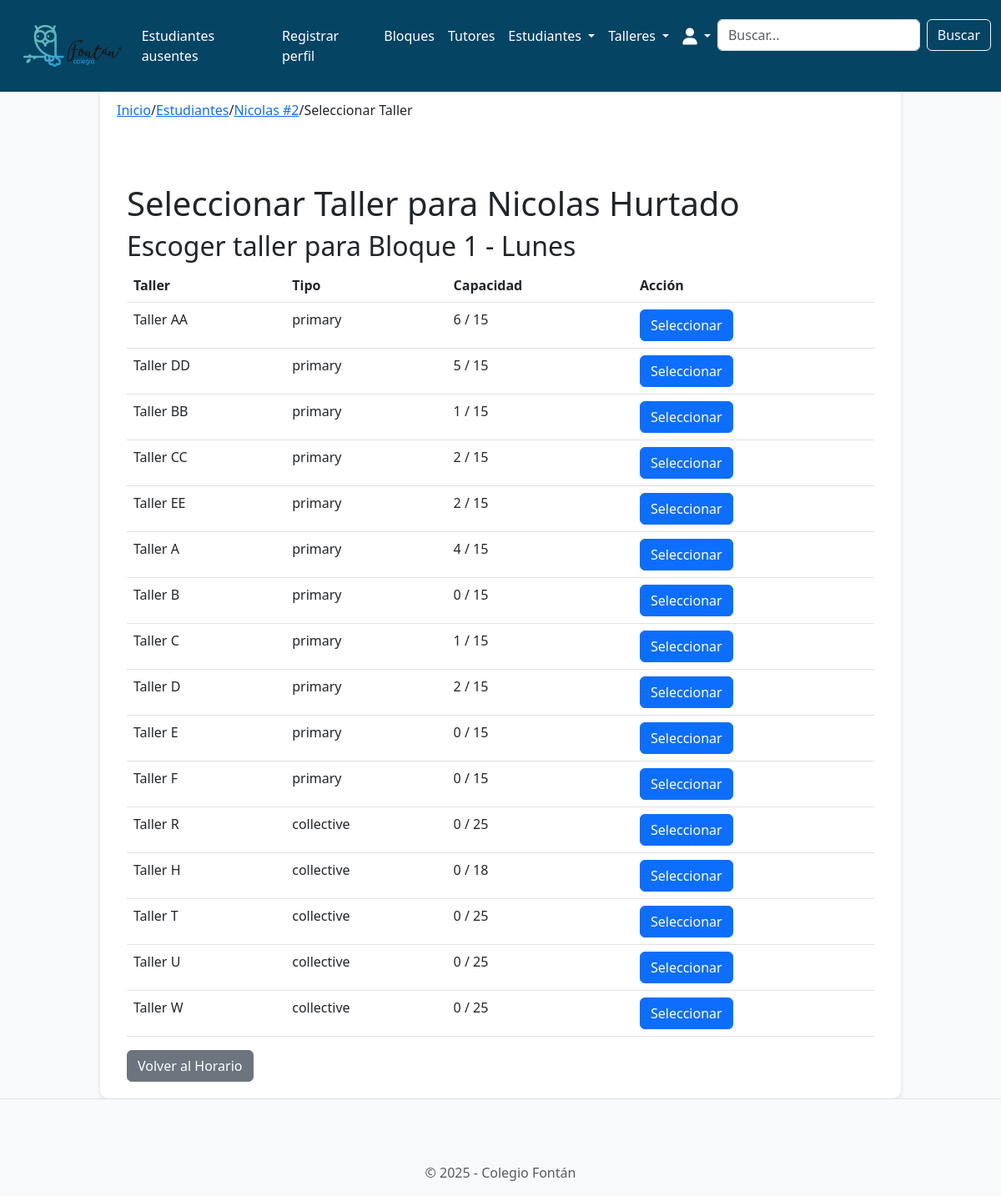
Page /schedules/select_workshop/2/Monday/1/ (signed in) on the committed database.
### students/models.py (models this page shows, shortened)
class Student(models.Model):
    STATUS_CHOICES = [
        ('present', 'Presente'),
        ('absent', 'Ausente'),
        ('neutral', 'No llamado'),
    ]
    student_id = models.AutoField(primary_key=True)
    name = models.CharField(max_length=100)
    lastname = models.CharField(max_length=100)
    id_number = models.IntegerField(unique=True)
    autonomy_level = models.IntegerField(
        choices=[
            (1, 'Nivel 1'),
            (2, 'Nivel 2'),
            (3, 'Nivel 3'),
        ],
        default=1,
    )
    extended_vacation = models.BooleanField(default=False)
    grade = models.IntegerField(
        choices=[
            (1, '1'),
            (2, '2'),
            (3, '3'),
            (4, '4'),
            (5, '5'),
            (6, '6'),
            (7, '7'),
            (8, '8'),
            (9, '9'),
            (10, '10'),
            (11, '11'),
        ],
        default=1,
    )
    status = models.CharField(
        max_length=10,
        choices=STATUS_CHOICES,
        default='neutral'
    )
    workshop = models.ForeignKey('workshops.Workshop', on_delete=models.SET_NULL, null=True, blank=True)
    last_reset = models.DateTimeField(default=now)
    rotation_workshop = models.CharField(max_length=200, blank=True, null=True)

### workshops/models.py (models this page shows, shortened)
class Workshop(models.Model):
    WORKSHOP_TYPES = [
        ('primary', 'Primaria'),
        ('high_school', 'Bachillerato'),
        ('collective', 'Colectivo'),
    ]
    workshop_id = models.AutoField(primary_key=True)
    name = models.CharField(max_length=100, unique=True)
    tutor = models.ForeignKey(
        'tutors.Tutor',
        on_delete=models.SET_NULL,
        null=True,
        blank=True,
        related_name='workshops'  # Esta línea permite acceder a los talleres desde el tutor
    )
    max_capacity = models.IntegerField(default=25)
    type = models.CharField(
        max_length=20,
        choices=WORKSHOP_TYPES,
        default='primary'
    )

### schedules/views.py (the view, shortened to what this page needs)
# urls.py: path('select_workshop/<int:student_id>/<str:day>/<int:block_number>/', views.select_workshop, name='select_workshop'),
def select_workshop(request, student_id, day, block_number):
    student = get_object_or_404(Student, student_id=student_id)
    _, workshops = get_schedule_and_workshops(student)
    get_block_capacity(workshops, day, block_number, student.grade)
    return render(request, 'schedules/select_workshop.html', {
        'student': student,
        'student_id': student_id,
        'workshops': workshops,
        'day': day,
        'block': block_number,
        'block_number': block_number,
    })

### schedules/views.py (called while the page is built)
def get_schedule_and_workshops(student_or_tutor):
    schedule = {
        "Monday_Thursday": ["7:40-9:10", "9:40-11:00", "11:20-12:40", "1:20-2:40"]
        if student_or_tutor.grade > 5
        else ["7:40-8:40", "9:10-10:20", "10:40-11:50", "12:30-1:30", "1:50-2:40"],
        "Friday": ["7:40-9:10", "9:50-11:20", "11:50-1:20"]
        if student_or_tutor.grade > 5
        else ["7:40-8:40", "9:10-10:20", "10:40-11:50", "12:20-1:20"],
    }
    workshop_types = ['high_school', 'collective'] if student_or_tutor.grade > 5 else ['primary', 'collective']
    workshops = Workshop.objects.filter(type__in=workshop_types)
    return schedule, workshops

def get_block_capacity(workshops, day, block_number, student_grade):
    for workshop in workshops:
        block_type = (
            "high_school" if workshop.type == "high_school" or (workshop.type == "collective" and student_grade > 5)
            else "primary"
        )
        block = Block.objects.filter(
            workshop=workshop,
            day=day,
            block_number=block_number,
            type=block_type  # Verificar el tipo del bloque
        ).first()
        workshop.current_capacity = block.students.count() if block else 0

### schedules/templates/schedules/select_workshop.html (shortened to what this page needs)
{% extends 'base.html' %}
{% block breadcrumb %}
  <a href="{% url 'home.home' %}">Inicio</a>
  <span>/</span>
  <a href="{% url 'students.student_list' %}">Estudiantes</a>
  <span>/</span>
  <a href="{% url 'student_schedule' student.student_id %}">{{ student.name }} #{{ student.student_id }}</a>
  <span>/</span>
  <span>Seleccionar Taller</span>
{% endblock %}
{% block content %}
<div class="container">
    <h1>Seleccionar Taller para {{ student.name }} {{ student.lastname }}</h1>
    <h2>Escoger taller para Bloque {{ block_number }} -
        {% if day == "Monday" %}Lunes
        {% elif day == "Tuesday" %}Martes
        {% elif day == "Wednesday" %}Miércoles
        {% elif day == "Thursday" %}Jueves
        {% elif day == "Friday" %}Viernes
        {% elif day == "Saturday" %}Sábado
        {% elif day == "Sunday" %}Domingo
        {% else %}{{ day }}
        {% endif %}
    </h2>
    <form method="POST">
        <table class="table">
            <thead>
                <tr>
                    <th>Taller</th>
                    <th>Tipo</th>
                    <th>Capacidad</th>
                    <th>Acción</th>
                </tr>
            </thead>
            <tbody>
                {% for workshop in workshops %}
                <tr>
                    <td>{{ workshop.name }}</td>
                    <td>{{ workshop.type }}</td>
                    <td>{{ workshop.current_capacity }} / {{ workshop.max_capacity }}</td>
                    <td>
                        <button type="submit" name="workshop" value="{{ workshop.workshop_id }}" class="btn btn-primary">
                            Seleccionar
                        </button>
                    </td>
                </tr>
                {% endfor %}
            </tbody>
        </table>
    </form>
    <a href="{% url 'student_schedule' student.student_id %}" class="btn btn-secondary">
        Volver al Horario
    </a>
</div>
{% endblock %}

### horariosfontanproyecto/templates/base.html (style rules this page uses)
body { background-color: #f8f9fa; }
.container { max-width: 960px; margin: 0 auto; }

### horariosfontanproyecto/templates/navbar.html (style rules this page uses)
:root { --primary-color: #064463; --secondary-color: #1C5471; --hover-color: #163E59; --text-color: #fff; --bg-color: #f9f9f9; }

### rows in the picture
Student: name "Nicolas", student_id "2", lastname "Hurtado"
Workshop: name "Taller AA", type "primary", current_capacity "6", max_capacity "15", {{ workshop.workshop_id }} 64 (drawn)
Workshop: name "Taller DD", type "primary", current_capacity "5", max_capacity "15", {{ workshop.workshop_id }} 65 (drawn)
Workshop: name "Taller BB", type "primary", current_capacity "1", max_capacity "15", {{ workshop.workshop_id }} 66 (drawn)
Workshop: name "Taller CC", type "primary", current_capacity "2", max_capacity "15", {{ workshop.workshop_id }} 67 (drawn)
Workshop: name "Taller EE", type "primary", current_capacity "2", max_capacity "15", {{ workshop.workshop_id }} 68 (drawn)
Workshop: name "Taller A", type "primary", current_capacity "4", max_capacity "15", {{ workshop.workshop_id }} 69 (drawn)
Workshop: name "Taller B", type "primary", current_capacity "0", max_capacity "15", {{ workshop.workshop_id }} 70 (drawn)
Workshop: name "Taller C", type "primary", current_capacity "1", max_capacity "15", {{ workshop.workshop_id }} 71 (drawn)
Workshop: name "Taller D", type "primary", current_capacity "2", max_capacity "15", {{ workshop.workshop_id }} 72 (drawn)
Workshop: name "Taller E", type "primary", current_capacity "0", max_capacity "15", {{ workshop.workshop_id }} 73 (drawn)
Workshop: name "Taller F", type "primary", current_capacity "0", max_capacity "15", {{ workshop.workshop_id }} 74 (drawn)
Workshop: name "Taller R", type "collective", current_capacity "0", max_capacity "25", {{ workshop.workshop_id }} 79 (drawn)
Workshop: name "Taller H", type "collective", current_capacity "0", max_capacity "18", {{ workshop.workshop_id }} 81 (drawn)
Workshop: name "Taller T", type "collective", current_capacity "0", max_capacity "25", {{ workshop.workshop_id }} 89 (drawn)
Workshop: name "Taller U", type "collective", current_capacity "0", max_capacity "25", {{ workshop.workshop_id }} 90 (drawn)
Workshop: name "Taller W", type "collective", current_capacity "0", max_capacity "25", {{ workshop.workshop_id }} 91 (drawn)

### other values in the picture
{{ block_number }} "1"
